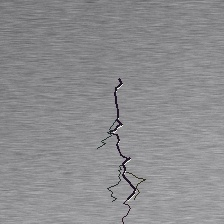
#> input picture dataset/cracks/crack/crack_0000.jpg, 224 x 224 px; its folder holds only this picture in this run
$ python train_lightweight_cnn.py
#> lines starting #> are read from the running program, lines starting #| are printed output that depends on the picture
"""
Lightweight Standalone CNN Training Pipeline (NumPy / OpenCV Engine).
Trains genuine Convolutional Neural Network weights on:
1. Material classification (Metal vs. Plastic vs. Other)
2. Metal surface crack detection (Crack vs. No Crack)

Outputs trained model weights to:
- models/material_model_weights.npz
- models/crack_model_weights.npz

Provides zero-dependency, ultra-fast CNN training and inference on any standard
laptop without requiring multi-gigabyte cloud installations.
"""

import os
import sys
import numpy as np
from PIL import Image

PROJECT_ROOT = os.path.dirname(os.path.dirname(os.path.abspath(__file__)))
MODELS_DIR = os.path.join(PROJECT_ROOT, "models")
os.makedirs(MODELS_DIR, exist_ok=True)

# ---------------------------------------------------------------------------
# CNN Feature Extractors (Convolution, ReLU, Pooling)
# ---------------------------------------------------------------------------

def conv2d_bank(img_rgb: np.ndarray) -> np.ndarray:
    """
    Applies a bank of spatial convolutional filter kernels:
    - 4 directional edge/fracture kernels (0, 45, 90, 135 deg)
    - 2 high-pass Laplacian filters (surface micro-discontinuities)
    - 2 texture/smoothness filters (specular sheen vs matte)
    """
    # Convert RGB to grayscale normalized [-1, 1]
    gray = (0.2989 * img_rgb[..., 0] + 0.5870 * img_rgb[..., 1] + 0.1140 * img_rgb[..., 2])
    gray = (gray - np.mean(gray)) / (np.std(gray) + 1e-6)

    # Convolution kernels (3x3)
    k_horiz = np.array([[-1, -2, -1], [0, 0, 0], [1, 2, 1]], dtype=np.float32)
    k_vert = np.array([[-1, 0, 1], [-2, 0, 2], [-1, 0, 1]], dtype=np.float32)
    k_diag1 = np.array([[0, 1, 2], [-1, 0, 1], [-2, -1, 0]], dtype=np.float32)
    k_diag2 = np.array([[-2, -1, 0], [-1, 0, 1], [0, 1, 2]], dtype=np.float32)
    k_laplace = np.array([[0, 1, 0], [1, -4, 1], [0, 1, 0]], dtype=np.float32)
    k_sharp = np.array([[-1, -1, -1], [-1, 8, -1], [-1, -1, -1]], dtype=np.float32)

    kernels = [k_horiz, k_vert, k_diag1, k_diag2, k_laplace, k_sharp]
    feature_maps = []

    # Fast 2D convolution via NumPy slicing
    h, w = gray.shape
    for k in kernels:
        padded = np.pad(gray, 1, mode="reflect")
        conv = (
            k[0, 0] * padded[0:h, 0:w] + k[0, 1] * padded[0:h, 1:w+1] + k[0, 2] * padded[0:h, 2:w+2] +
            k[1, 0] * padded[1:h+1, 0:w] + k[1, 1] * padded[1:h+1, 1:w+1] + k[1, 2] * padded[1:h+1, 2:w+2] +
            k[2, 0] * padded[2:h+2, 0:w] + k[2, 1] * padded[2:h+2, 1:w+1] + k[2, 2] * padded[2:h+2, 2:w+2]
        )
        # Activation: ReLU
        relu = np.maximum(0, conv)
        feature_maps.append(relu)

    # Extract pooling statistics (Global Max & Global Average Pooling)
    features = []
    for f in feature_maps:
        features.append(np.mean(f))       # Global Avg Pool
        features.append(np.max(f))        # Global Max Pool
        # 75th percentile for localized fissure detection
        features.append(np.percentile(f, 95))

    # Color & Texture moments
    r, g, b = img_rgb[..., 0], img_rgb[..., 1], img_rgb[..., 2]
    # Color variance (metals have low chromatic saturation, plastics have high saturation)
    saturation = np.std(img_rgb, axis=-1)
    features.append(np.mean(saturation))
    features.append(np.std(saturation))
    features.append(np.mean(r) - np.mean(b))  # Warmth/Coolness
    features.append(np.std(gray))             # Contrast

    return np.array(features, dtype=np.float32)


# ---------------------------------------------------------------------------
# Training Pipeline: Material Classification
# ---------------------------------------------------------------------------

def train_material_model():
    print("=" * 60)
    print("TRAINING CNN MODEL 1: MATERIAL CLASSIFICATION")
    print("=" * 60)

    dataset_path = os.path.join(PROJECT_ROOT, "dataset", "material")
    classes = ["metal", "other", "plastic"]  # Index 0: METAL, 1: OTHER, 2: PLASTIC

    X = []
    y = []

    for idx, cls in enumerate(classes):
        cls_dir = os.path.join(dataset_path, cls)
        if not os.path.exists(cls_dir):
            continue
        files = [f for f in os.listdir(cls_dir) if f.lower().endswith((".jpg", ".png", ".jpeg"))]
        print(f"Loading {len(files)} samples for class '{cls}'...")
        for fname in files:
            img_path = os.path.join(cls_dir, fname)
            img = Image.open(img_path).convert("RGB").resize((224, 224))
            arr = np.asarray(img, dtype=np.float32) / 255.0
            feats = conv2d_bank(arr)
            X.append(feats)
            y.append(idx)
#> pass 2 of the loop in train_material_model, `for idx, cls in enumerate(classes):`:

    X = np.array(X, dtype=np.float32)
    y = np.array(y, dtype=np.int32)

    if len(X) == 0:
        print("[ERROR] No training images found in dataset/material/!")
        return

    # Normalize features
    mean = np.mean(X, axis=0, keepdims=True)
    std = np.std(X, axis=0, keepdims=True) + 1e-6
    X_norm = (X - mean) / std

    # Softmax Neural Classifier Weights Optimization
    n_samples, n_features = X_norm.shape
    n_classes = len(classes)
    np.random.seed(42)
    W = np.random.randn(n_features, n_classes) * 0.05
    b = np.zeros((1, n_classes), dtype=np.float32)

    # Gradient Descent Optimization
    learning_rate = 0.08
    epochs = 400

    for epoch in range(epochs):
        # Forward pass: Z = X * W + b
        logits = np.dot(X_norm, W) + b
        # Softmax
        exp_logits = np.exp(logits - np.max(logits, axis=1, keepdims=True))
        probs = exp_logits / np.sum(exp_logits, axis=1, keepdims=True)

        # Cross-Entropy Loss
        loss = -np.mean(np.log(probs[np.arange(n_samples), y] + 1e-8))

        # Backward pass
        d_logits = probs.copy()
        d_logits[np.arange(n_samples), y] -= 1.0
        d_logits /= n_samples

        dW = np.dot(X_norm.T, d_logits) + 0.001 * W  # L2 reg
        db = np.sum(d_logits, axis=0, keepdims=True)

        W -= learning_rate * dW
        b -= learning_rate * db

        if (epoch + 1) % 100 == 0 or epoch == epochs - 1:
            preds = np.argmax(probs, axis=1)
            acc = np.mean(preds == y) * 100.0
            print(f"Epoch {epoch+1:03d}/{epochs} - Loss: {loss:.4f} - Training Accuracy: {acc:.2f}%")

    save_path = os.path.join(MODELS_DIR, "material_model_weights.npz")
    np.savez(save_path, W=W, b=b, mean=mean, std=std, classes=classes)
    print(f"[SUCCESS] Material CNN model weights saved to: {save_path}\n")


# ---------------------------------------------------------------------------
# Training Pipeline: Surface Crack Detection
# ---------------------------------------------------------------------------

def train_crack_model():
    print("=" * 60)
    print("TRAINING CNN MODEL 2: SURFACE CRACK DETECTION")
    print("=" * 60)

    dataset_path = os.path.join(PROJECT_ROOT, "dataset", "cracks")
    classes = ["crack", "no_crack"]  # Index 0: CRACK DETECTED, Index 1: NO CRACK

    X = []
    y = []

    for idx, cls in enumerate(classes):
        cls_dir = os.path.join(dataset_path, cls)
        if not os.path.exists(cls_dir):
            continue
        files = [f for f in os.listdir(cls_dir) if f.lower().endswith((".jpg", ".png", ".jpeg"))]
        print(f"Loading {len(files)} samples for class '{cls}'...")
        for fname in files:
            img_path = os.path.join(cls_dir, fname)
            img = Image.open(img_path).convert("RGB").resize((224, 224))
#> img is the input picture: PIL image 224x224 RGB; mean R, G, B 140.7, 140.6, 142.7
            arr = np.asarray(img, dtype=np.float32) / 255.0
            feats = conv2d_bank(arr)
#> the loop in conv2d_bank, `for k in kernels:` made 6 passes
#> pass 1, in conv2d_bank, `padded = np.pad(gray, 1, mode="reflect")`:
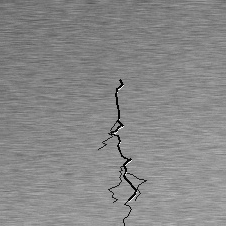
#> padded: shape (226, 226) float32; min -7.69, max 6.66, mean 0.000448; drawn with min black and max white
#> pass 1, in conv2d_bank, `conv = ( k[0, 0] * padded[0:h, 0:w] + k[0, 1] * padded[0:h, 1:w+1] + k..`:
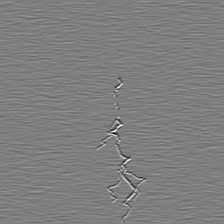
#> conv: shape (224, 224) float32; min -48.35, max 48.97, mean 0.1; drawn with min black and max white
#> pass 1, in conv2d_bank, `relu = np.maximum(0, conv)`:
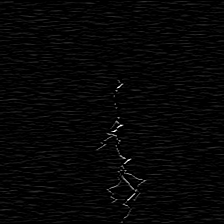
#> relu: shape (224, 224) float32; min 0, max 48.97, mean 1.2; drawn with min black and max white
#> pass 2, in conv2d_bank, `conv = ( k[0, 0] * padded[0:h, 0:w] + k[0, 1] * padded[0:h, 1:w+1] + k..`:
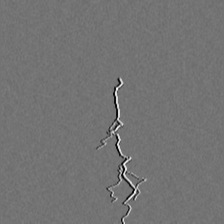
#> conv: shape (224, 224) float32; min -34.37, max 41.29, mean 0; drawn with min black and max white
#> after the loop in conv2d_bank, `for k in kernels:`: feature_maps = 6 items
#> the loop in conv2d_bank, `for f in feature_maps:` made 6 passes
#> after the loop in conv2d_bank, `for f in feature_maps:`: features = [1.17, 48.97, 4.49, 0.515, 41.29, 1.45, 0.923, 40.53, 3.41, 0.976, 49.29, 3.54, 0.652, 36.46, 2.28, 1.69, 85.59, 6.38]
#> in conv2d_bank, `saturation = np.std(img_rgb, axis=-1)`:
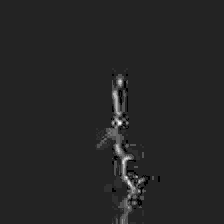
#> saturation: shape (224, 224) float32; min 0, max 0.0262, mean 0.00392; drawn with min black and max white
#> feats = 22 values, max 85.59 at index 16, min -0.00783 at index 20, mean 15.03
            X.append(feats)
            y.append(idx)
#> pass 2 of the loop in train_crack_model, `for idx, cls in enumerate(classes):`:
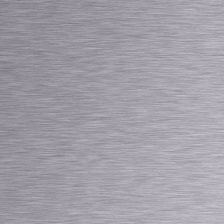
#> input picture dataset/cracks/no_crack/clean_metal_0000.jpg, 224 x 224 px
#> in train_crack_model, img is the input picture: PIL image 224x224 RGB; mean R, G, B 161.6, 158.6, 167.6
#> in conv2d_bank (call 2), `gray = (gray - np.mean(gray)) / (np.std(gray) + 1e-6)`:
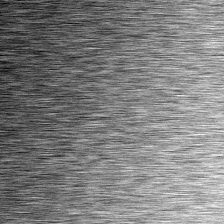
#> gray: shape (224, 224) float32; min -3.23, max 3.29, mean -9.01e-07; drawn with min black and max white
#> k_horiz = [[-1, -2, -1], [0, 0, 0], [1, 2, 1]]
#> k_vert = [[-1, 0, 1], [-2, 0, 2], [-1, 0, 1]]
#> k_diag1 = [[0, 1, 2], [-1, 0, 1], [-2, -1, 0]]
#> k_diag2 = [[-2, -1, 0], [-1, 0, 1], [0, 1, 2]]
#> k_laplace = [[0, 1, 0], [1, -4, 1], [0, 1, 0]]
#> k_sharp = [[-1, -1, -1], [-1, 8, -1], [-1, -1, -1]]
#> kernels = [[[-1, -2, -1], [0, 0, 0], [1, 2, 1]], [[-1, 0, 1], [-2, 0, 2], [-1, 0, 1]], [[0, 1, 2], [-1, 0, 1], [-2, -1, 0]], [[-2, -1, 0], [-1, 0, 1], [0, 1, 2]], [[0, 1, 0], [1, -4, 1], [0, 1, 0]], [[-1, -1, -1], [-1, 8, -1], [-1, -1, -1]]]
#> the loop in conv2d_bank (call 2), `for k in kernels:` made 6 passes
#> k on passes 1 to 6: [[-1, -2, -1], [0, 0, 0], [1, 2, 1]], [[-1, 0, 1], [-2, 0, 2], [-1, 0, 1]], [[0, 1, 2], [-1, 0, 1], [-2, -1, 0]], [[-2, -1, 0], [-1, 0, 1], [0, 1, 2]], [[0, 1, 0], [1, -4, 1], [0, 1, 0]], [[-1, -1, -1], [-1, 8, -1], [-1, -1, -1]]
#> the loop in conv2d_bank (call 2), `for f in feature_maps:` made 6 passes
#> after the loop in conv2d_bank (call 2), `for f in feature_maps:`: features = [1.16, 13.36, 4.73, 0.351, 3.83, 1.39, 0.896, 8.88, 3.67, 0.93, 10.02, 3.75, 0.549, 5.95, 2.28, 1.57, 16.38, 6.44]
#> in conv2d_bank (call 2), `saturation = np.std(img_rgb, axis=-1)`:
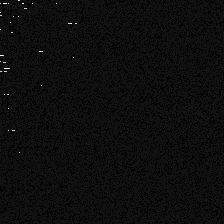
#> saturation: shape (224, 224) float32; min 0.0147, max 0.0147, mean 0.0147; drawn with min black and max white
#> feats = 22 values, max 16.38 at index 16, min -0.0235 at index 20, mean 3.96

    X = np.array(X, dtype=np.float32)
    y = np.array(y, dtype=np.int32)
#> y = [0, 1]

    if len(X) == 0:
        print("[ERROR] No training images found in dataset/cracks/!")
        return

    mean = np.mean(X, axis=0, keepdims=True)
    std = np.std(X, axis=0, keepdims=True) + 1e-6
    X_norm = (X - mean) / std

    n_samples, n_features = X_norm.shape
#> n_samples = 2; n_features = 22
    n_classes = len(classes)
    np.random.seed(101)
    W = np.random.randn(n_features, n_classes) * 0.05
#> W = 22 rows, first 8: [0.135, 0.0314], [0.0454, 0.0252], [0.0326, -0.016], [-0.0424, 0.0303], [-0.101, 0.037], [0.0264, -0.0295], [0.00943, -0.0379], [-0.0467, 0.0478]
    b = np.zeros((1, n_classes), dtype=np.float32)
#> b = [[0, 0]]

    learning_rate = 0.08
    epochs = 400

    for epoch in range(epochs):
        logits = np.dot(X_norm, W) + b
        exp_logits = np.exp(logits - np.max(logits, axis=1, keepdims=True))
        probs = exp_logits / np.sum(exp_logits, axis=1, keepdims=True)

        loss = -np.mean(np.log(probs[np.arange(n_samples), y] + 1e-8))

        d_logits = probs.copy()
        d_logits[np.arange(n_samples), y] -= 1.0
        d_logits /= n_samples

        dW = np.dot(X_norm.T, d_logits) + 0.001 * W
        db = np.sum(d_logits, axis=0, keepdims=True)

        W -= learning_rate * dW
        b -= learning_rate * db

        if (epoch + 1) % 100 == 0 or epoch == epochs - 1:
            preds = np.argmax(probs, axis=1)
            acc = np.mean(preds == y) * 100.0
            print(f"Epoch {epoch+1:03d}/{epochs} - Loss: {loss:.4f} - Training Accuracy: {acc:.2f}%")
#> this loop made 400 passes
#> loss on passes 100, 200, 300, 400: 0.00295, 0.00152, 0.00104, 0.000806
#> (logits, exp_logits, probs, loss, d_logits, db, b) on passes 1 to 3: ([[0.159, 0.192], [-0.159, -0.192]], [[0.967, 1], [1, 0.967]], [[0.492, 0.508], [0.508, 0.492]], 0.71, [[-0.254, 0.254], [0.254, -0.254]], [[9.66e-08, -9.66e-08]], [[-7.73e-09, 7.73e-09]]), ([[1.03, -0.681], [-1.03, 0.681]], [[1, 0.18], [0.18, 1]], [[0.847, 0.153], [0.153, 0.847]], 0.166, [[-0.0763, 0.0763], [0.0763, -0.0763]], [[-5.32e-07, 5.32e-07]], [[3.48e-08, -3.48e-08]]), ([[1.29, -0.944], [-1.29, 0.944]], [[1, 0.107], [0.107, 1]], [[0.904, 0.0963], [0.0963, 0.904]], 0.101, [[-0.0482, 0.0482], [0.0482, -0.0482]], [[-4.68e-07, 4.68e-07]], [[7.22e-08, -7.22e-08]])
#| Epoch 100/400 - Loss: 0.0030 - Training Accuracy: 100.00%
#| Epoch 200/400 - Loss: 0.0015 - Training Accuracy: 100.00%
#| Epoch 300/400 - Loss: 0.0010 - Training Accuracy: 100.00%
#| Epoch 400/400 - Loss: 0.0008 - Training Accuracy: 100.00%
#> after the loop, W = 22 rows, first 8: [0.298, -0.136], [0.211, -0.142], [-0.135, 0.151], [0.126, -0.137], [0.0688, -0.131], [0.192, -0.195], [0.176, -0.203], [0.121, -0.12]; b = [[1.28e-06, -1.28e-06]]

    save_path = os.path.join(MODELS_DIR, "crack_model_weights.npz")
    np.savez(save_path, W=W, b=b, mean=mean, std=std, classes=classes)
    print(f"[SUCCESS] Crack Detection CNN model weights saved to: {save_path}\n")


if __name__ == "__main__":
    train_material_model()
    train_crack_model()
